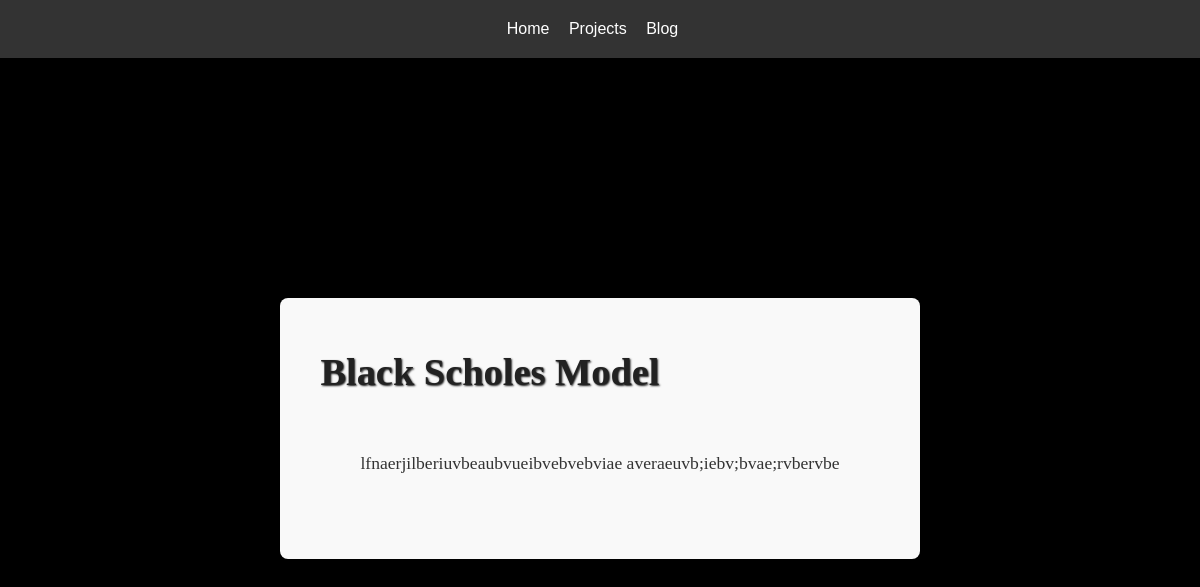
/projects/1/, run on the app's committed database.
### webapp/models.py (models this page shows, shortened)
class Project(models.Model):
    title = models.CharField(max_length=200)  # Title of the project
    description = models.TextField()  # Project description
    content = models.TextField(default='')  # Full project content
    created_at = models.DateTimeField(auto_now_add=True)  # Timestamp for when the project was created
    background_image = models.ImageField(upload_to='project_backgrounds/', blank=True, null=True)  # Background image

### webapp/views.py (the view)
# urls.py: path('projects/<int:project_id>/', views.project_detail, name='project_detail'),
def project_detail(request, project_id):  # Ensure 'request' is included as the first parameter
    project = get_object_or_404(Project, id=project_id)
    project_content_html = markdown.markdown(project.content, extensions=['fenced_code'])
    return render(request, 'projects/project_detail.html', {  # Ensure you pass 'request' here
        'project': project,
        'project_content_html': project_content_html
    })

### webapp/templates/projects/project_detail.html (shortened to what this page needs)
{% extends 'base.html' %}
{% block content %}
<section class="blog-post-detail">
    <h1>{{ project.title }}</h1>
    <div>
        {{ project_content_html|safe }}
    </div>
</section>
{% endblock %}

### webapp/static/css/style.css (style rules this page uses)
body { font-family: 'Roboto', sans-serif; font-weight: 400; color: #333; line-height: 1.6; }
h1, h2, h3 { font-weight: 500; text-shadow: 1px 1px 2px rgba(0, 0, 0, 0.9); }
* { margin: 0; padding: 0; box-sizing: border-box; }
html { height: 100%; }
body { background-color: rgb(0, 0, 0); font-family: 'Arial', sans-serif; color: #ffffff; display: flex; flex-direction: column; height: 100vh; width: 100vw; line-height: 1.6; margin: 0; height: 100%; }
.blog-post-detail { line-height: 1.8; padding: 40px; max-width: 900px; margin: auto; font-family: 'Georgia', serif; color: #333; background-color: #f9f9f9; border-radius: 8px; box-shadow: 0px 4px 15px rgba(0, 0, 0, 0.1); }
.blog-post-detail h1, .blog-post-detail h2, .blog-post-detail h3 { color: #333; margin: 0 0 20px; font-weight: bold; }
.blog-post-detail h1 { font-size: 2.4em; color: #222; }
.blog-post-detail p { font-size: 1.1em; margin-bottom: 20px; line-height: 1.8; }
.blog-post-detail div { padding: 20px 40px; display: flex; flex-direction: column; justify-content: center; align-items: center; }
.blog-post-detail > * + * { margin-top: 20px; }

### data on the page
Project: title "Black Scholes Model", content "lfnaerjilberiuvbeaubvueibvebvebviae averaeuvb;iebv;bvae;rvbervbe"
